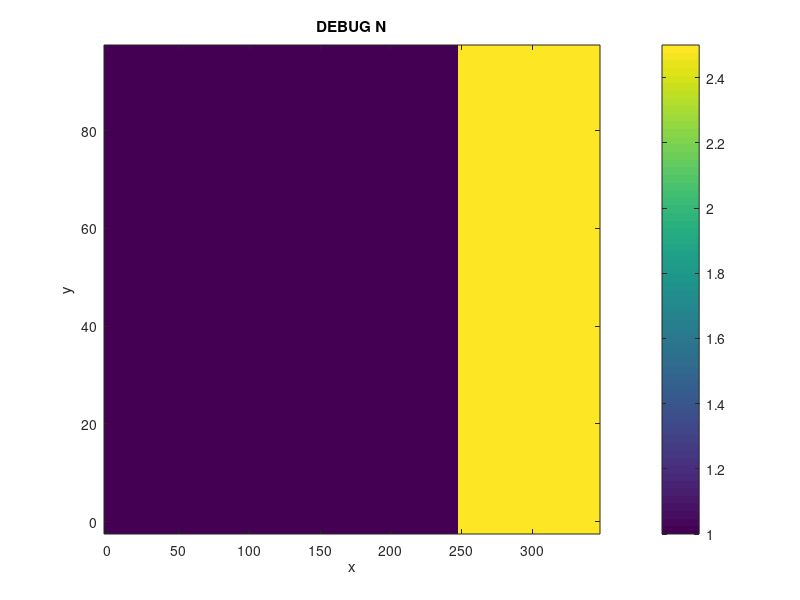

Recreate this plot in MATLAB. (Note: this script raises an error after producing the figure.)
% authors: bohan zhang
%
% script for testing reworking of FDFD complex k bloch solver
% debugging by comparing with analytical bragg stack result

clear; close all;

% import code
addpath( genpath( '..' ) );
% addpath(['..' filesep 'main']);         % main
% addpath(['..' filesep '45RFSOI']);      % 45rfsoi

% initial settings
disc        = 5;
% units       = 'nm';
lambda      = 1000; %1500;
index_clad  = 1.0;
y_size      = 100;

% make index
% let's have a quarter wave stack at 1000nm
% indices
n1      = 1.0;
n2      = 2.5;                  % 1.25;
d1      = lambda/(n1*4);
d2      = lambda/(n2*4);
period  = d1+d2;
domain  = [ y_size, period ];       % dimensions [y x]

% draw indices
% x = dir of propagation, y = transverse
x_coords    = 0:disc:period-disc;
y_coords    = 0:disc:domain(1)-disc;
N           = zeros( length(y_coords), length(x_coords) );
N( :, x_coords >= 0 & x_coords < d1 )   = n1;
N( :, x_coords >= d1 )                  = n2;

% DEBUG plot N
figure;
imagesc( x_coords, y_coords, N );
xlabel('x'); ylabel('y');
set( gca, 'ydir', 'normal' );
colorbar;
title('DEBUG N');
                                 

% modesolver settings
num_modes   = 10;
BC          = 1;     % 0 for PEC, 1 for PMC
pol         = 'TE';     % 'TE' or 'TM'
% PML_options(1): PML in y direction (yes=1 or no=0)
% PML_options(2): length of PML layer in nm
% PML_options(3): strength of PML in the complex plane
% PML_options(4): PML polynomial order (1, 2, 3...)
pml_options = [ 0, 200, 500, 2 ];


% solve bandstructure
% lambda_min  = 100;
% lambda_max  = 5000;
k0_min      = 0.2*pi/period;
k0_max      = 3*pi/period;
k0_vec      = linspace( k0_min, k0_max, 100 );

% init saving variables
all_k       = [];
all_k0      = [];
all_k_old   = [];
all_k0_old  = [];
all_k1      = [];

% run solver
% guessk = pi/(2*period);
guessk = 0.0;
for ii = 1:length(k0_vec)
    
    fprintf('\nloop %i of %i\n\n', ii, length(k0_vec));
    
%     % run old
%     fprintf('running old solver\n');
%     tic;
%     [Phi_1D_old, k_old, Phi_all_old, k_all_old, A_old, B_old] = complexk_mode_solver_2D_PML_old( N, ...
%                                                                                    disc, ...
%                                                                                    k0_all(ii), ...
%                                                                                    num_modes, ...
%                                                                                    guessk, ...
%                                                                                    BC, ...
%                                                                                    pml_options );
%     toc;

    % run new
    fprintf('running new solver\n');
    tic;
    [Phi_solved, k_solved, A, B] = f_bloch_complexk_mode_solver_2D_PML( N, ...
                                                           disc, ...
                                                           k0_vec(ii), ...
                                                           num_modes, ...
                                                           guessk, ...
                                                           BC, ...
                                                           pol, ...
                                                           pml_options );
    toc;
    
%     % if the solved k is beyond the brillouin zone reset to inside
%     if real( k_solved(1) )*period/pi > 1 + 1e-5
%         k_solved(1) = pi/period - mod( real(k_solved(1)), pi/period ) + imag( k_solved(1) );
%     end
    
    % save all k's
    all_k       = [ all_k, k_solved.' ];
    all_k0      = [ all_k0, repmat( k0_vec(ii), 1, length(k_solved) ) ];
    all_k1      = [ all_k1, k_solved(1) ];  % just save the first mode
%     all_k_old   = [ all_k_old, k_all_old.' ];
%     all_k0_old  = [ all_k0_old, repmat( k0_all(ii), 1, length(k_all_old) ) ];
    
    % set new guessk
    guessk = k_solved(1);
    
end

% test out the gui
% f_plot_all_modes_gui( Phi_solved );

% calculate analytical bandgap properties
c           = (3e8) * 1e9;  % nm/s?
lambda_all  = 2*pi./all_k0;
k0a_pi_bg   = (2*pi/lambda)*period/pi;                            % this is where the bg should be
gap_size_k  = k0a_pi_bg * (4/pi) * asin( abs(n2-n1)/(n2+n1) );    % size of bandgap, in k vector

% wrap k1 inside 1st brillouin zone
% all_k1 = pi/period - mod( real(abs(all_k1)), pi/period ) + 1i*imag( all_k1 );

% plot the bandstructure for first mode, new solver
figure;
plot( real(all_k1)*period/pi, k0_vec*period/pi, 'o' ); hold on;
plot( imag(all_k1)*period/pi, k0_vec*period/pi, 'o' ); hold on;
plot( xlim, [ k0a_pi_bg, k0a_pi_bg ], '--' );
plot( xlim, [ k0a_pi_bg, k0a_pi_bg ] + gap_size_k/2, '--' );
plot( xlim, [ k0a_pi_bg, k0a_pi_bg ] - gap_size_k/2, '--' );
xlabel('ka/pi'); ylabel('k0*a/pi');
legend('real', 'imag', 'center of bandgap', 'top of bandgap', 'bottom of bandgap');
title('Bandstructure of first mode, new ver.');
makeFigureNice();

% % plot the bandstructure for ALL modes, new solver
% figure;
% plot( real(all_k)*period/pi, all_k0*period/pi, 'o' ); hold on;
% plot( imag(all_k)*period/pi, all_k0*period/pi, 'o' ); hold on;
% plot( xlim, [ k0a_pi_bg, k0a_pi_bg ], '--' );
% xlabel('ka/pi'); ylabel('k0*a/pi');
% legend('real', 'imag', 'center of bandgap');
% title('Bandstructure of all solved modes, new ver.');
% makeFigureNice();

% % plot the bandstructure for ALL modes, new solver vs wl
% figure;
% plot( real(all_k)*period/pi, lambda_all, 'o' ); hold on;
% plot( imag(all_k)*period/pi, lambda_all, 'o' ); hold on;
% xlabel('ka/pi'); ylabel('\lambda');
% legend('real', 'imag');
% title('Bandstructure of all solved modes, new ver.');
% makeFigureNice();

% % plot the bandstructure for ALL modes, old solver
% figure;
% plot( real(all_k_old)*period/pi, all_k0_old*period/pi, 'o' ); hold on;
% plot( imag(all_k_old)*period/pi, all_k0_old*period/pi, 'o' ); hold on;
% plot( xlim, [ k0a_pi_bg, k0a_pi_bg ], '--' );
% xlabel('ka/pi'); ylabel('k0*a/pi');
% legend('real', 'imag', 'center of bandgap');
% title('Bandstructure of all solved modes, old ver.');
% makeFigureNice();


                                                                           
% % reshape and sort the Phis
% % when they come out raw from the modesolver, Phi_all's columns are the
% % eigenvectors
% % The eigenvectors are wrapped by column, then row
% ny = domain(1)/disc;
% nx = domain(2)/disc;
% Phi_all_half    = Phi_all( 1:end/2, : );                                        % first remove redundant bottom half
% Phi_all_reshape = reshape( Phi_all_half, ny, nx, size(Phi_all_half, 2) );       % hopefully this is dimensions y vs. x vs. mode#
% Phi_firstmode   = Phi_all_reshape( :, :, 1 );
% Phi_secondmode  = Phi_all_reshape( :, :, 2 );

% % do the same but with the old phi for comparison
% Phi_all_half_old    = Phi_all_old( 1:end/2, : );
% Phi_all_old_reshape = reshape( Phi_all_half_old, nx, ny, size(Phi_all_half_old, 2) );       % hopefully this is dimensions x vs. y vs. mode#
% Phi_firstmod_old    = Phi_all_old_reshape( :, :, 1 ).';                                     % gotta transpose
% 
% % x and y coords
% x_coords = 0:disc:domain(2)-disc;
% y_coords = 0:disc:domain(1)-disc;
% 
% % DEBUG plot firstmode
% figure;
% imagesc( x_coords, y_coords, real( Phi_firstmode ) );
% colorbar;
% set( gca, 'YDir', 'normal' );
% title( sprintf( 'Field (real) for mode 1, new ver' ) );
% % DEBUG plot firstmode
% figure;
% imagesc( x_coords, y_coords, real( Phi_firstmod_old ) );
% colorbar;
% set( gca, 'YDir', 'normal' );
% title( sprintf( 'Field (real) for mode 1, old ver' ) );
% 
% % DEBUG plot secondmode
% figure;
% imagesc( x_coords, y_coords, real( Phi_secondmode ) );
% colorbar;
% set( gca, 'YDir', 'normal' );
% title( sprintf( 'Field (real) for mode 2, new ver' ) );
% 
% % debug display imag(k)
% imag(k_all)

% % plot the sparse distributions
% figure;
% spy(A);
% title('A matrix, new');
% 
% figure;
% spy(A_old);
% title('A matrix, old');
% 
% figure;
% spy(B);
% title('B matrix, new');
% 
% figure;
% spy(B_old);
% title('B matrix, old');

% % re-scale k
% k = k * nm * obj.units.scale;
% 
% % run simulation
% GC = GC.runSimulation( num_modes, BC, pml_options );

% % DEBUG plot physical fields and all fields
% k_all       = GC.debug.k_all;
% ka_2pi_all  = k_all*domain(2)/(2*pi);
% 
% for ii = 1:length( k_all )
%     % Plotting physical fields
%     % plot field, abs
%     figure;
%     imagesc( GC.x_coords, GC.y_coords, abs( GC.debug.phi_all(:,:,ii) ) );
%     colorbar;
%     set( gca, 'YDir', 'normal' );
%     title( sprintf( 'Field (abs) for mode %i, k*a/2pi real = %f', ii, real( ka_2pi_all(ii) ) ) );
% end
% 
% % plot real and imag k
% k_labels = {};
% for ii = 1:length( k_all )
%     k_labels{end+1} = [ ' ', num2str(ii) ];
% end
% figure;
% plot( real( ka_2pi_all ), imag( ka_2pi_all ), 'o' ); 
% text( real( ka_2pi_all ), imag( ka_2pi_all ), k_labels );
% xlabel('real k*a/2pi'); ylabel('imag k*a/2pi');
% title('real vs imag k');
% makeFigureNice();

% % Plot the accepted mode
% figure;
% imagesc( GC.x_coords, GC.y_coords, abs( GC.Phi ) );
% colorbar;
% set( gca, 'YDir', 'normal' );
% title( sprintf( 'Field (abs) for accepted mode, ka/2pi real = %f', real( GC.k*domain(2)/(2*pi) ) ) );
% 
% % display calculated k
% fprintf('\nComplex k = %f + %fi\n', real(GC.k), imag(GC.k) );
% 
% % display radiated power
% fprintf('\nRad power up = %e\n', GC.P_rad_up);
% fprintf('Rad power down = %e\n', GC.P_rad_down);
% fprintf('Up/down power directivity = %f\n', GC.directivity);
% 
% % display angle of radiation
% fprintf('\nAngle of maximum radiation = %f deg\n', GC.max_angle_up);
% 
% % plot full Ez with grating geometry overlaid
% GC.plotEz_w_edges();
% axis equal;

% % plot a slice of Eup vs. Sup
% y_up    = 279;
% E_slice = GC.E_z( y_up, : );
% figure;
% plot( 1:length(E_slice), abs(E_slice)./max(abs(E_slice(:))) ); hold on;
% % plot( 1:length(E_slice), GC.debug.Sy_up./max(abs(GC.debug.Sy_up(:))) );
% plot( 1:length(E_slice), GC.debug.Sy_down./max(abs(GC.debug.Sy_down(:))) );
% legend('E field (abs)', 'S_y');
% title('E field and S_y, normalized to 1');
% makeFigureNice();
% 
% % plot input S and E
% E_in = GC.E_z( :, 1 );
% figure;
% plot( 1:length(E_in), abs(E_in)./max(abs(E_in(:))) ); hold on;
% plot( 1:length(E_in), GC.debug.Sx_in./max(abs(GC.debug.Sx_in(:))) );
% % plot( 1:length(E_slice), GC.debug.Sy_down./max(abs(GC.debug.Sy_down(:))) );
% legend('E field (abs)', 'S_x');
% title('E field and S_x at input, normalized to 1');
% makeFigureNice();
% 



























